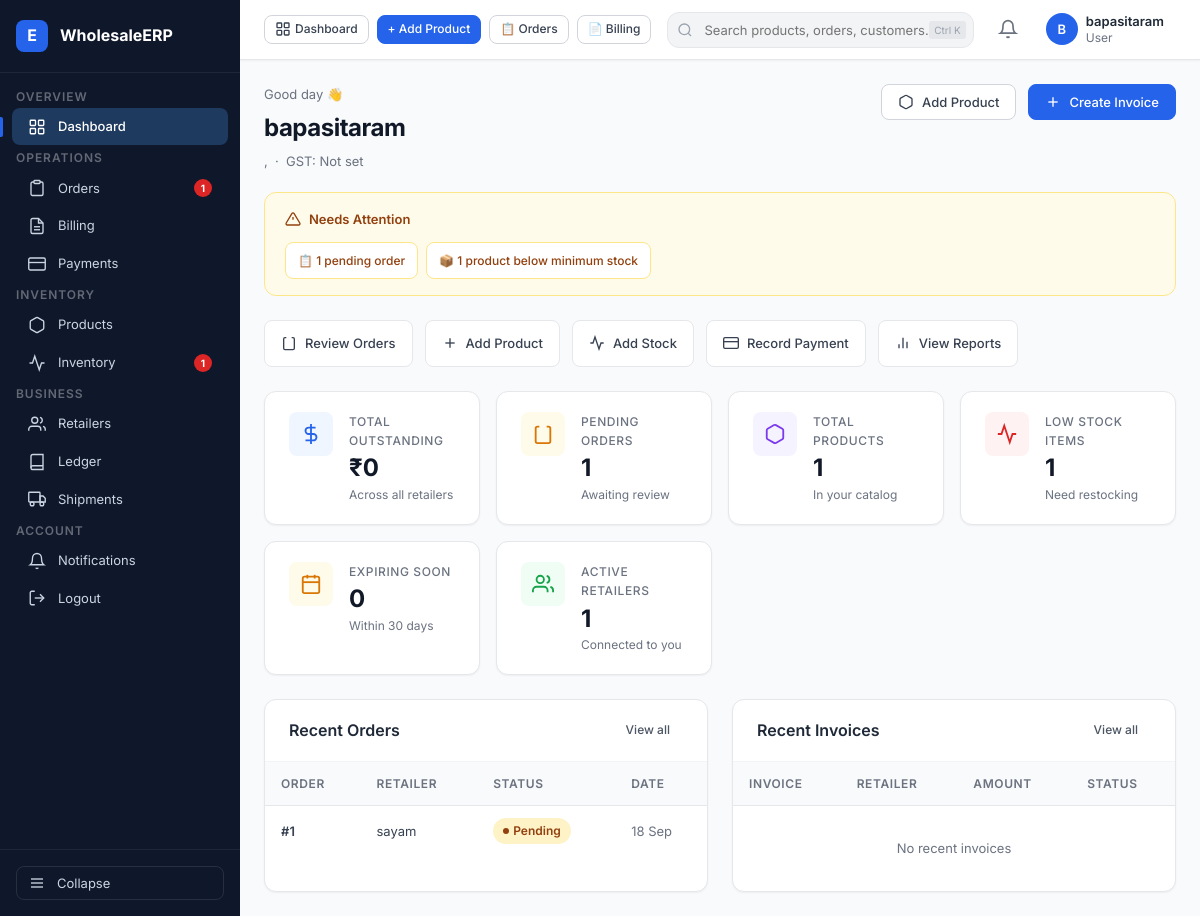
Before: /accounts/dashboard/ (signed in) with the older database file.
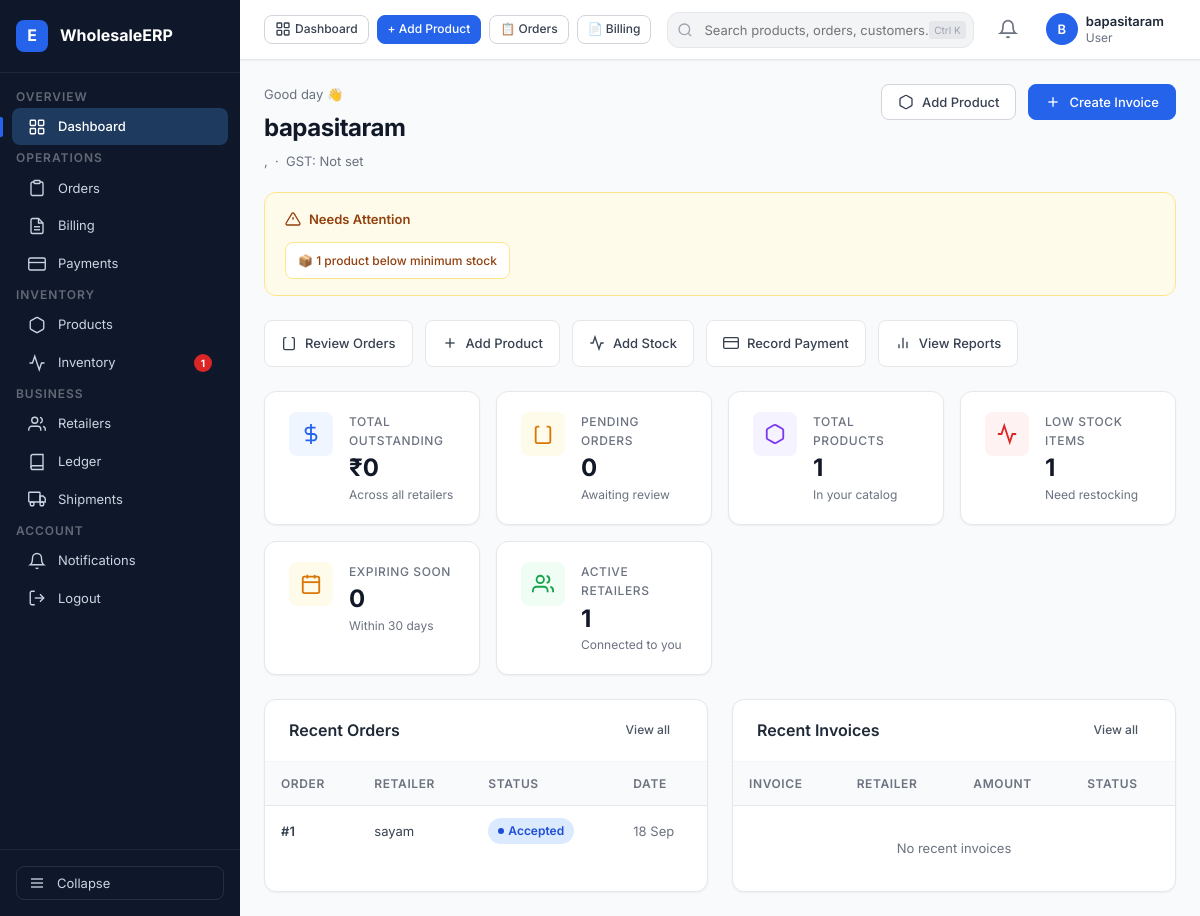
After: the same page with the newer database file.
### orders/models.py (models this page shows, shortened)
class Order(models.Model):
    STATUS_CHOICES = [
        ("PENDING","Pending"),
        ("ACCEPTED","Accepted"),
        ("WAITING_FOR_STOCK", "Waiting for Stock"),
        ("REJECTED","Rejected"),
        ("PROCESSING","Processing"),
        ("SHIPPED","Shipped"),
        ("DELIVERED","Delivered"),
        ("CANCELLED","Cancelled"),
    ]
    retailer = models.ForeignKey(
        RetailerProfile,
        on_delete=models.CASCADE,
        related_name="orders"
    )
    wholesaler = models.ForeignKey(
        WholesalerProfile,
        on_delete=models.CASCADE,
        related_name="orders"
    )
    status = models.CharField(
        max_length=30,
        choices = STATUS_CHOICES,
        default="PENDING"
    )
    order_date = models.DateTimeField(
        auto_now_add=True
    )
    notes = models.TextField(
        blank=True
    )

### accounts/models.py (models this page shows, shortened)
class RetailerProfile(models.Model):
    user = models.OneToOneField(
        User,
        on_delete=models.CASCADE,
        related_name="retailer_profile"
    )
    shop_name = models.CharField(max_length=200)
    owner_name = models.CharField(max_length=200)
    phone = models.CharField(max_length=15)
    gst_number = models.CharField(
        max_length=15,
        blank=True,
        null=True
    )
    address = models.TextField()
    city = models.CharField(max_length=100)
    state = models.CharField(max_length=100)
    pincode = models.CharField(max_length=10)
    created_at = models.DateTimeField(auto_now_add=True)

### accounts/views.py (the view, shortened to what this page needs)
# urls.py: path("dashboard/", dashboard, name="dashboard"),
@login_required
def dashboard(request):
    profile = getattr(request.user, 'profile', None)
    if not profile:
        return redirect("login")
    today = date.today()
    expiry_limit = today + timedelta(days=30)
    if profile.role == "WHOLESALER":
        wholesaler = request.user.wholesaler_profile
        total_products = Product.objects.filter(wholesaler=wholesaler).count()
        low_stock_count = Stock.objects.filter(
            product__wholesaler=wholesaler,
            quantity__lte=F("minimum_stock")
        ).count()
        expiring_count = Stock.objects.filter(
            product__wholesaler=wholesaler,
            expiry_date__isnull=False,
            expiry_date__gte=today,
            expiry_date__lte=expiry_limit
        ).count()
        pending_orders_count = Order.objects.filter(
            wholesaler=wholesaler,
            status="PENDING"
        ).count()
        total_retailers = wholesaler.retailers.count()
        invoices = Invoice.objects.filter(wholesaler=wholesaler, status__in=["UNPAID", "PARTIALLY_PAID"]).prefetch_related("payments")
        total_outstanding = Decimal("0.00")
        recent_orders = (
            Order.objects.filter(wholesaler=wholesaler)
            .select_related("retailer")
            .order_by("-order_date")[:5]
        )
        recent_invoices = (
            Invoice.objects.filter(wholesaler=wholesaler)
            .select_related("retailer")
            .order_by("-invoice_date")[:5]
        )
        context = {
            "wholesaler": wholesaler,
            "total_products": total_products,
            "low_stock_count": low_stock_count,
            "expiring_count": expiring_count,
            "pending_orders_count": pending_orders_count,
            "total_retailers": total_retailers,
            "total_outstanding": total_outstanding,
            "recent_orders": recent_orders,
            "recent_invoices": recent_invoices,
        }
        return render(request, "accounts/wholesaler_dashboard.html", context)

### templates/accounts/wholesaler_dashboard.html (shortened to what the changed rows need)
{% extends 'base.html' %}
{% block content %}
<div class="page-header" style="margin-bottom: 20px;">
  <div class="page-header-left">
    <h1 class="page-title">{{ wholesaler.business_name }}</h1>
  </div>
</div>
{% if low_stock_count or expiring_count or pending_orders_count %}
<div class="attention-section">
  <div class="attention-list">
    {% if pending_orders_count %}
      <a href="{% url 'wholesaler_orders' %}" class="attention-item">
        📋 {{ pending_orders_count }} pending order{{ pending_orders_count|pluralize }}
      </a>
    {% endif %}
    {% if low_stock_count %}
      <a href="{% url 'low_stock_list' %}" class="attention-item">
        📦 {{ low_stock_count }} product{{ low_stock_count|pluralize }} below minimum stock
      </a>
    {% endif %}
  </div>
</div>
{% endif %}
<div class="stats-grid">
  <a href="{% url 'wholesaler_orders' %}" class="stat-card">
    <div class="stat-info">
      <div class="stat-label">Pending Orders</div>
      <div class="stat-value">{{ pending_orders_count|default:"0" }}</div>
      <div class="stat-sub">Awaiting review</div>
    </div>
  </a>
</div>
<div class="grid-2" style="margin-top: 8px;">
  <div class="card">
    <div class="table-wrap">
      <table class="table">
        <thead>
          <tr>
            <th>Order</th>
            <th>Retailer</th>
            <th>Status</th>
            <th>Date</th>
          </tr>
        </thead>
        <tbody>
          {% for order in recent_orders %}
          <tr class="table-row-link" data-href="{% url 'wholesaler_order_detail' order.id %}">
            <td class="text-bold">#{{ order.id }}</td>
            <td>{{ order.retailer.shop_name }}</td>
            <td>
              {% if order.status == 'PENDING' %}<span class="badge badge-amber">Pending</span>
              {% elif order.status == 'ACCEPTED' %}<span class="badge badge-blue">Accepted</span>
              {% elif order.status == 'PROCESSING' %}<span class="badge badge-blue">Processing</span>
              {% elif order.status == 'DELIVERED' %}<span class="badge badge-green">Delivered</span>
              {% elif order.status == 'REJECTED' %}<span class="badge badge-red">Rejected</span>
              {% elif order.status == 'WAITING_FOR_STOCK' %}<span class="badge badge-gray">Waiting Stock</span>
              {% else %}<span class="badge badge-gray">{{ order.status }}</span>{% endif %}
            </td>
            <td class="text-muted">{{ order.order_date|date:"d M" }}</td>
          </tr>
          {% empty %}
          <tr><td colspan="4" class="text-center text-muted" style="padding:32px;">No recent orders</td></tr>
          {% endfor %}
        </tbody>
      </table>
    </div>
  </div>
  <div class="card">
    <div class="table-wrap">
      <table class="table">
        <thead>
          <tr>
            <th>Invoice</th>
            <th>Retailer</th>
            <th>Amount</th>
            <th>Status</th>
          </tr>
        </thead>
      </table>
    </div>
  </div>
</div>
{% endblock %}

### templates/base.html (shortened to what the changed rows need)
{% load static %}
<!DOCTYPE html>
<html lang="en">
<head>
  <link rel="stylesheet" href="{% static 'css/styles.css' %}">
</head>
<body>
<div class="app-shell">
  <aside class="sidebar" id="sidebar">
    <nav class="sidebar-nav">
      {% if request.user.is_authenticated %}
        {% if user_role == 'WHOLESALER' or request.user.wholesaler_profile %}
          <a href="{% url 'wholesaler_orders' %}" class="nav-item" data-href="/orders/wholesaler/">
            <svg viewBox="0 0 24 24" fill="none" stroke="currentColor" stroke-width="1.8">
              <path d="M16 4h2a2 2 0 0 1 2 2v14a2 2 0 0 1-2 2H6a2 2 0 0 1-2-2V6a2 2 0 0 1 2-2h2"/>
              <path d="M15 2H9a1 1 0 0 0-1 1v2a1 1 0 0 0 1 1h6a1 1 0 0 0 1-1V3a1 1 0 0 0-1-1z"/>
            </svg>
            <span class="nav-label">Orders</span>
            {% if pending_orders_count %}<span class="nav-badge">{{ pending_orders_count }}</span>{% endif %}
          </a>
        {% endif %}
      {% endif %}
    </nav>
  </aside>
  <div class="main-area" id="mainArea">
    <main class="page-content">
      {% block content %}{% endblock %}
    </main>
  </div>
</div>
</body>
</html>

Changed rows visible on the page:
changed Order "18 Sep": status "Pending" → "Accepted"
Other visible differences:
{{ pending_orders_count|default:"0" }}: "1" → "0"
{{ pending_orders_count }}: "1" → (not shown)
text no longer shown: "📋 pending order"
